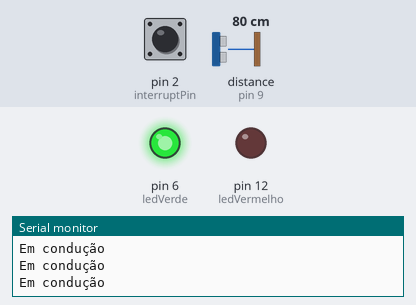
A sketch run on a simulated Arduino Uno, built with avr-gcc and run on an emulated ATmega328P. On the bench: output pins drawn as LEDs (lit = HIGH), the last lines printed to the serial monitor. Dashed ring = blinking. Inputs (shaded band) come from the test bench; at power-on: pin 2 (interruptPin) HIGH, distance to the obstacle (sensor on pin 9) 80 cm. The echo pulse lasts 58.3 µs per cm; pins used as bus, display or sensor lines are not drawn.

Above: at 1.2 s.
1.3 s: pin 2 (interruptPin) pulled LOW for 0.15 s
At 1.7 s:
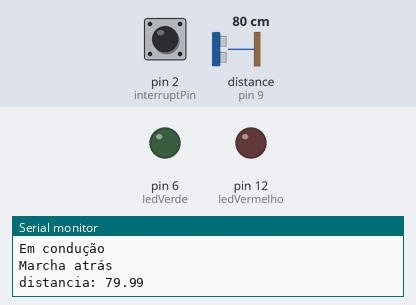
3.3 s: pin 2 (interruptPin) pulled LOW for 1 s
At 4.8 s:
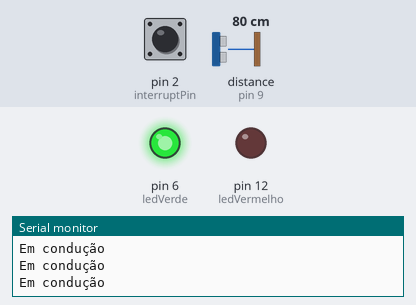
7.3 s: pin 2 (interruptPin) pulsed LOW 5 times (0.12 s each, 0.3 s apart)
At 7.88 s:
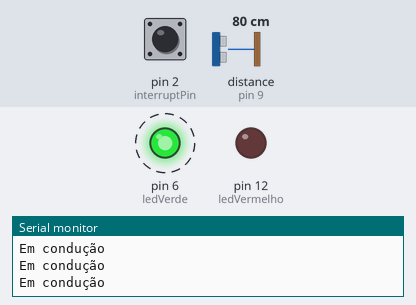
11.8 s: pin 2 (interruptPin) pulsed LOW 5 times (0.12 s each, 0.3 s apart)
At 14.1 s:
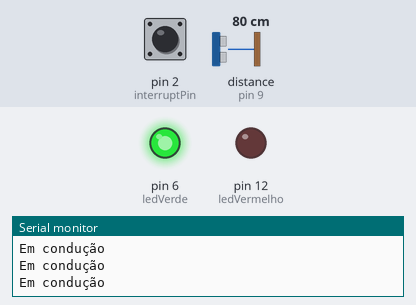
16.3 s: pin 2 (interruptPin) pulled LOW for 3.2 s
At 17.7 s:
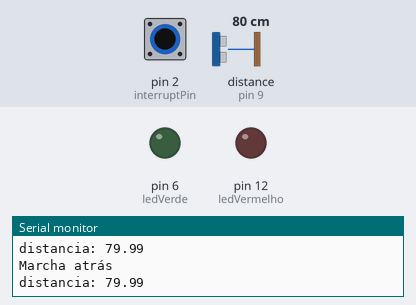
Timing chart, 0 to 21.4 s (numbered marks = the images above; inputs shaded):
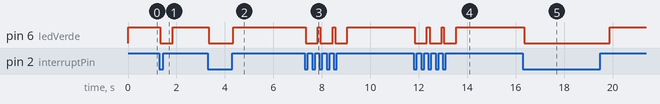

Measured:
- after the input at 1.3 s, pin 6 (ledVerde): HIGH → LOW at once, → HIGH 0.50 s later
- after the input at 3.3 s, pin 6 (ledVerde): HIGH → LOW at once, → HIGH 1.0 s later
- after the input at 7.3 s, pin 6 (ledVerde): alternates HIGH for 0.11 s and LOW for 0.50 s, 6 changes in all, then stays HIGH, starting at once
- after the input at 11.8 s, pin 6 (ledVerde): alternates HIGH for 0.10 s and LOW for 0.50 s, 6 changes in all, then stays HIGH, starting at once
- after the input at 16.3 s, pin 6 (ledVerde): HIGH → LOW at once, → HIGH 3.5 s later

The sketch:

1c.ino
```cpp
#define trigPin 8
#define echoPin 9
#define ledVerde 6
#define ledVermelho 12

long duracao;
float distancia;

const byte interruptPin = 2;
volatile bool state = LOW;

void setup() {
  Serial.begin(9600);
  pinMode(trigPin, OUTPUT);
  pinMode(echoPin, INPUT);
  pinMode(ledVerde, OUTPUT);
  pinMode(ledVermelho, OUTPUT);
  pinMode(interruptPin, INPUT_PULLUP );
  attachInterrupt(digitalPinToInterrupt(interruptPin), cond, CHANGE);
}

void loop() {
  if (state) {
    Serial.println("Marcha atrás");
    digitalWrite(trigPin, LOW);
    delayMicroseconds(2);
    digitalWrite(trigPin, HIGH);
    delayMicroseconds(10);
    digitalWrite(trigPin, LOW);

    duracao = pulseIn(echoPin, HIGH, 25000); // timeout de 25ms (~4m)

    distancia = (duracao * 0.0343) / 2; // cálculo da distância em cm
    Serial.print("distancia: ");
    Serial.println(distancia);
    // LED verde (intensidade inversa à distância)
    int brilhoVerde = map(constrain(distancia, 5, 50), 5, 50, 0, 255);
    analogWrite(ledVerde, 255 - brilhoVerde);

    // LED vermelho (pisca conforme aproximação)
    if (distancia > 30) {
      digitalWrite(ledVermelho, LOW);
      delay(500);
    } else if (distancia > 10 && distancia <= 15) {
      digitalWrite(ledVermelho, HIGH);
      delay(200);
      digitalWrite(ledVermelho, LOW);
      delay(200);
    } else if (distancia <= 10 && distancia > 5) {
      digitalWrite(ledVermelho, HIGH);
      delay(100);
      digitalWrite(ledVermelho, LOW);
      delay(100);
    } else if (distancia <= 2) {
      digitalWrite(ledVermelho, HIGH);
    }
  } else {
    digitalWrite(ledVerde, HIGH);
    Serial.println("Em condução");
  }
}

void cond() {
  state = !state;
}
```
